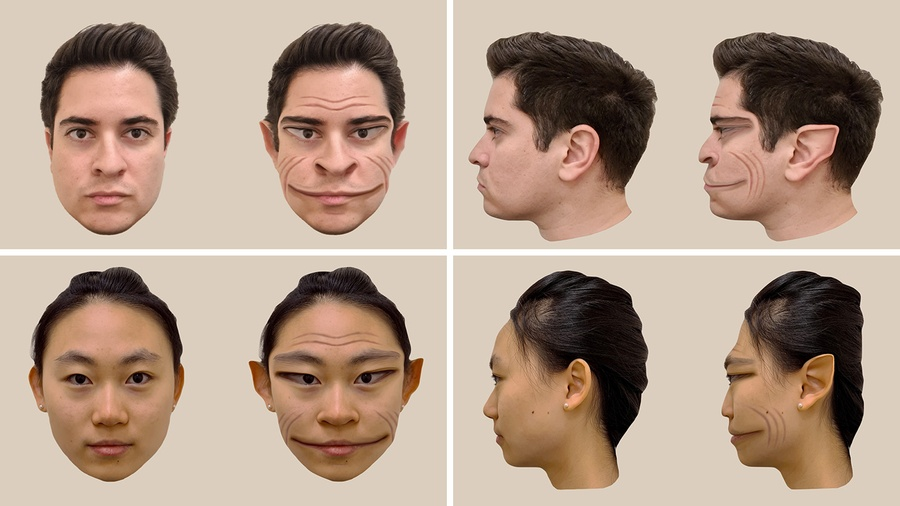
//> input picture clases/os/viola_jones/c++/1.jpg, 900 x 506 px, shrunk from 1440 x 810 before the run
$ ./main   (built with g++ and OpenCV 4)
//> lines starting //> are read from the running program, lines starting //| are printed output that depends on the picture; after the words box and inside, x2 and y2 are one past the last pixel; in counts of white or black regions, pixels touching at a corner belong together
#include <opencv2/opencv.hpp>
#include <opencv2/objdetect.hpp>
#include <iostream>
#include <vector>
#include <omp.h>

void detect_faces(const std::string& image_path, const std::string& output_path) {
//> called with image_path = "1.jpg", output_path = "output1.jpg"
    // Load the pre-trained Haar Cascade for face detection
    cv::CascadeClassifier face_cascade;
    if (!face_cascade.load(cv::samples::findFile("haarcascade_frontalface_default.xml"))) {
        std::cerr << "Error loading Haar cascade file!" << std::endl;
        return; // If loading fails, simply return without processing
    }

    // Load the image
    cv::Mat img = cv::imread(image_path);
//> img is the input picture: 506 rows x 900 cols, CV_8UC3; mean B, G, R 139.6, 156.8, 179.5
    if (img.empty()) {
        std::cerr << "Could not open or find the image: " << image_path << std::endl;
        return;
    }

    // Convert the image to grayscale
    cv::Mat gray;
    cv::cvtColor(img, gray, cv::COLOR_BGR2GRAY);
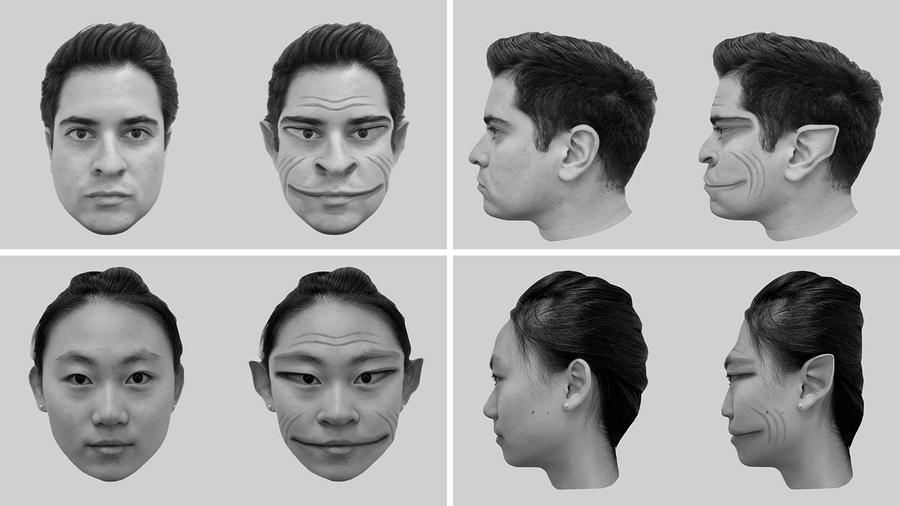
//> gray: 506 rows x 900 cols, CV_8UC1; min 0, max 255, mean 161.6

    // Detect faces
    std::vector<cv::Rect> faces;
    face_cascade.detectMultiScale(gray, faces, 1.1, 5, 0, cv::Size(30, 30));
//> faces = 5 Rects (x, y, width, height): [638, 73, 137, 137], [254, 66, 164, 164], [30, 69, 160, 160], [24, 310, 170, 170], [249, 307, 175, 175]

    // Draw a green rectangle around each detected face
    for (const auto& face : faces) {
        cv::rectangle(img, face, cv::Scalar(0, 255, 0), 2);
    }
//> this loop made 5 passes
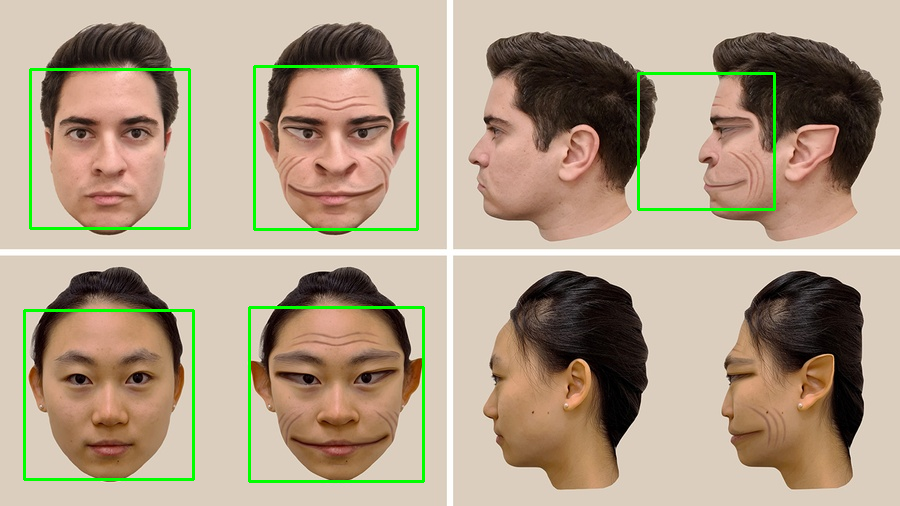
//> img: 506 rows x 900 cols, CV_8UC3; 2.11% of pixels changed, all inside (x1, y1, x2, y2) = (23, 65, 776, 483)

    // Save the processed image
    cv::imwrite(output_path, img);
}

int main() {
    // Example list of images to process
    std::vector<std::string> image_paths = {"1.jpg", "2.jpg", "3.jpg"}; // Add your image paths here
    std::vector<std::string> output_paths = {"output1.jpg", "output2.jpg", "output3.jpg"};

    // Use OpenMP to process images in parallel
    #pragma omp parallel for
    for (size_t i = 0; i < image_paths.size(); ++i) {
        // Call the face detection function
        detect_faces(image_paths[i], output_paths[i]);
    }
//> pass 2 of the loop `for (size_t i = 0; i < image_paths.size(); ++i)`:
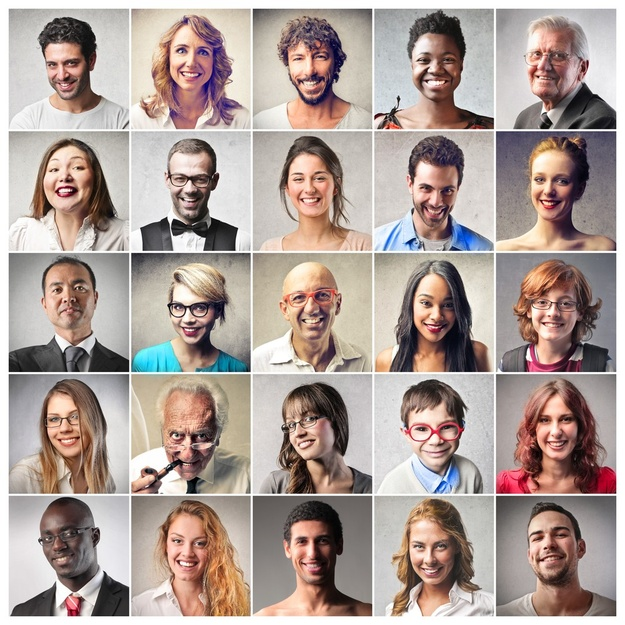
//> input picture clases/os/viola_jones/c++/2.jpg, 625 x 625 px, shrunk from 1000 x 1000 before the run
//> in detect_faces, img is the input picture: 625 rows x 625 cols, CV_8UC3; mean B, G, R 152.4, 158.7, 173.9
//> in detect_faces (call 2), `cv::cvtColor(img, gray, cv::COLOR_BGR2GRAY);`:
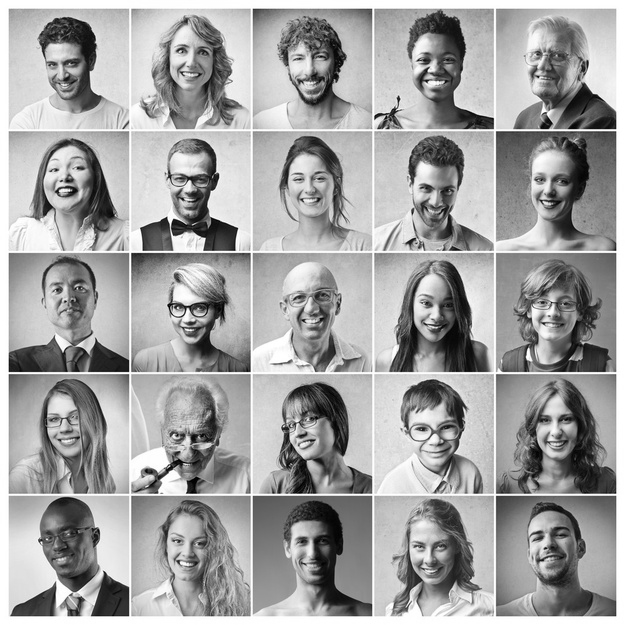
//> gray: 625 rows x 625 cols, CV_8UC1; min 0, max 255, mean 162.5
//> faces = 25 Rects (x, y, width, height), first 8: [280, 155, 58, 58], [38, 397, 55, 55], [529, 399, 57, 57], [520, 512, 59, 59], [161, 29, 58, 58], [518, 35, 53, 53], [406, 35, 60, 60], [280, 274, 61, 61]
//> the loop in detect_faces (call 2), `for (const auto& face : faces)` made 25 passes
//> after the loop in detect_faces (call 2), `for (const auto& face : faces)`:
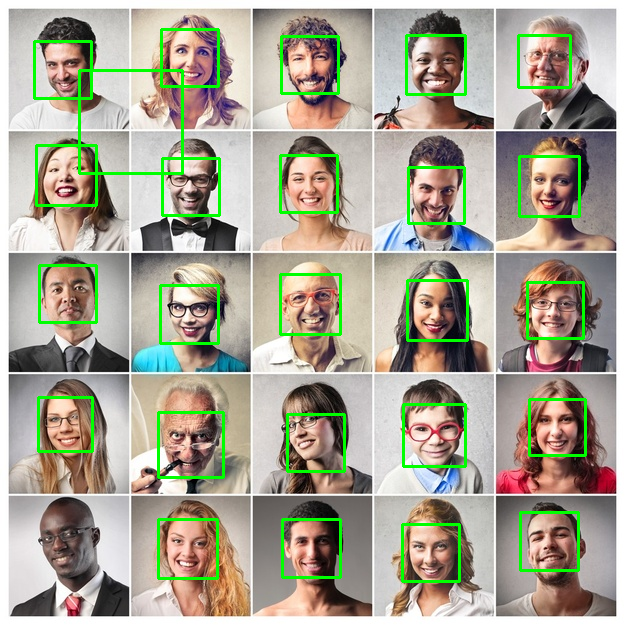
//> img: 625 rows x 625 cols, CV_8UC3; 4.54% of pixels changed, all inside (x1, y1, x2, y2) = (33, 28, 587, 583)
//> pass 3 of the loop `for (size_t i = 0; i < image_paths.size(); ++i)`:
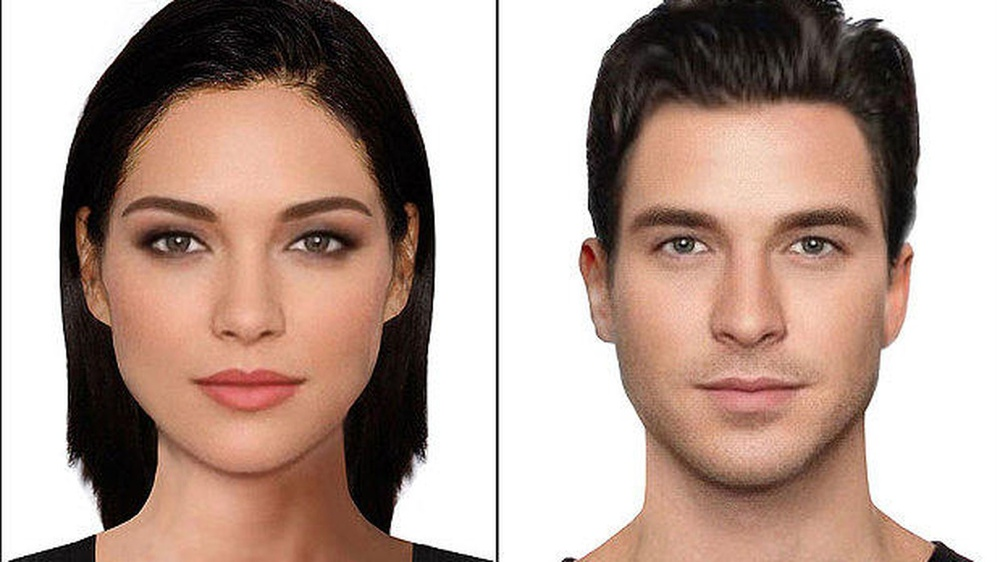
//> input picture clases/os/viola_jones/c++/3.jpg, 1000 x 562 px, shrunk from 1600 x 900 before the run
//> in detect_faces, img is the input picture: 562 rows x 1000 cols, CV_8UC3; mean B, G, R 147.4, 157.8, 181.1
//> in detect_faces (call 3), `cv::cvtColor(img, gray, cv::COLOR_BGR2GRAY);`:
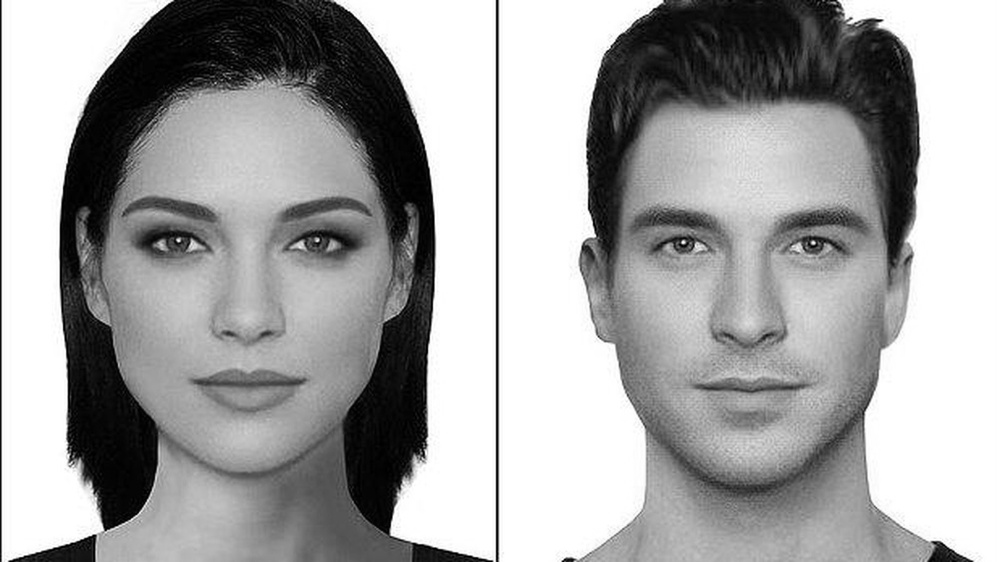
//> gray: 562 rows x 1000 cols, CV_8UC1; min 0, max 255, mean 163.6
//> faces = 2 Rects (x, y, width, height): [75, 110, 345, 345], [577, 113, 340, 340]
//> the loop in detect_faces (call 3), `for (const auto& face : faces)` made 2 passes
//> after the loop in detect_faces (call 3), `for (const auto& face : faces)`:
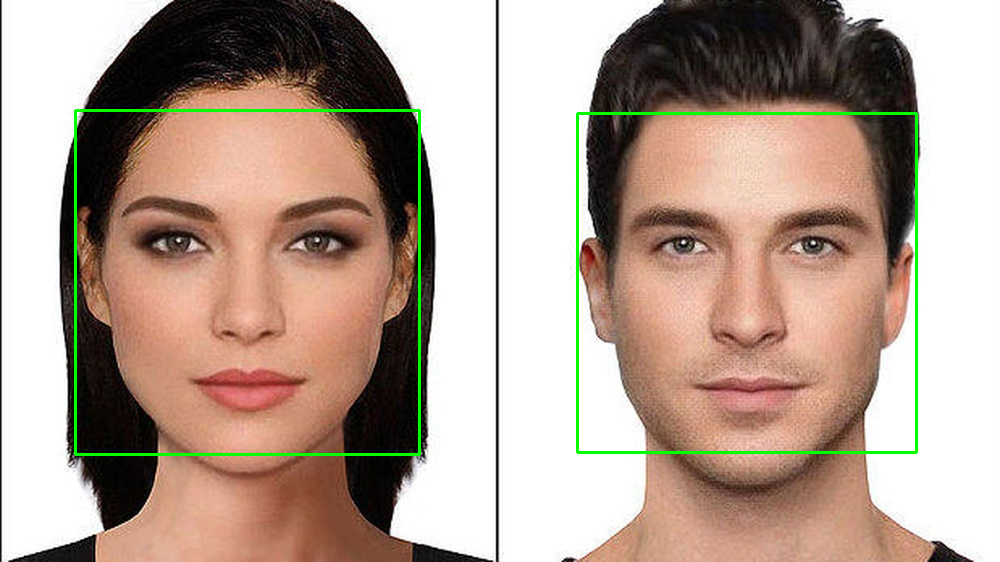
//> img: 562 rows x 1000 cols, CV_8UC3; 1.46% of pixels changed, all inside (x1, y1, x2, y2) = (74, 109, 918, 456)

    std::cout << "Face detection completed. Processed images are saved." << std::endl;
    return 0;
}
